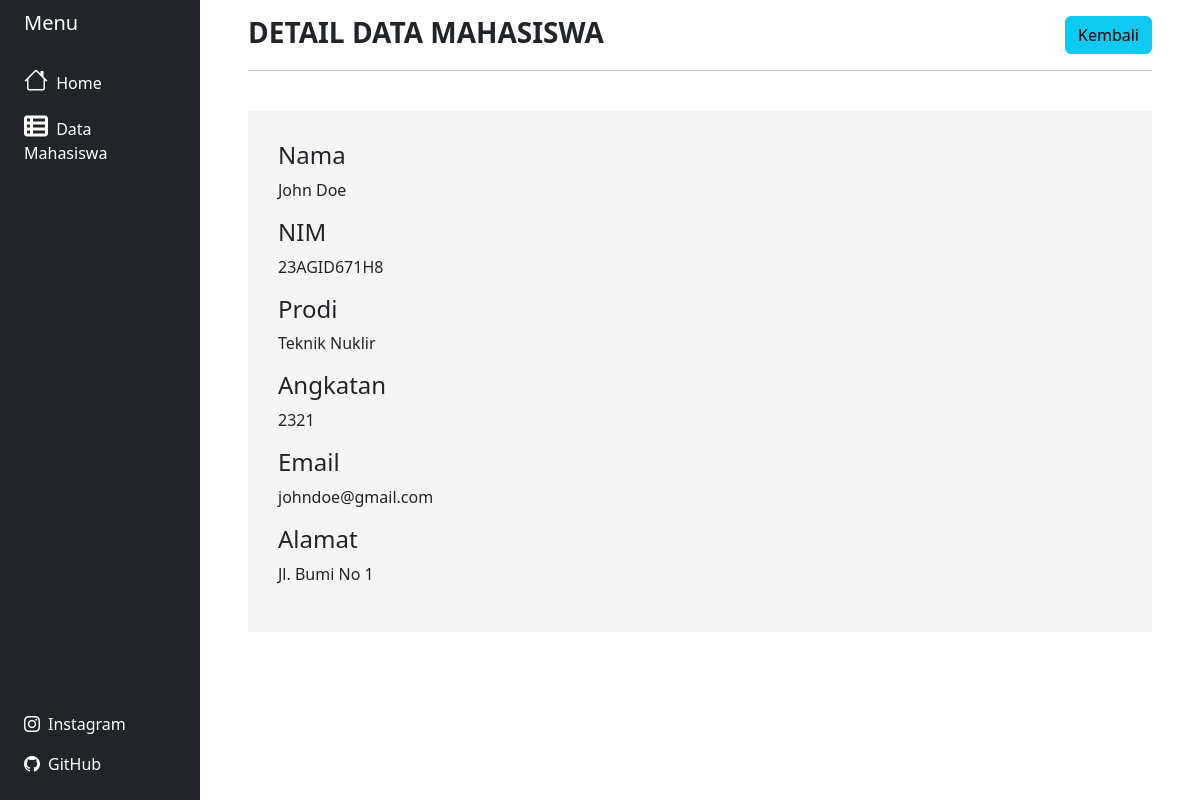
Screenshot of /detail.php?id=2 with the database file from the repository.
### tables this page shows
CREATE TABLE `list_mahasiswa` (
  `id` int(11) NOT NULL,
  `nama` varchar(150) NOT NULL,
  `nim` varchar(140) NOT NULL,
  `prodi` varchar(200) NOT NULL,
  `angkatan` int(10) NOT NULL,
  `email` varchar(150) NOT NULL,
  `alamat` varchar(300) NOT NULL
);

### detail.php (the view, shortened to what this page needs)
<?php
include('./includes/koneksi.php');
?>
<!DOCTYPE html>
<html lang="en">
<head>
    <?php include('./includes/source.php');
    ?>
    <link rel="stylesheet" href="style.css">
</head>
<body>
    <div class="container-fluid">
        <div class="row flex-nowrap">
            <?php include('./includes/sidebar.php');
            ?>
            <div class="col py-3 p-5">
                <h3 class="d-flex justify-content-between fw-bold">DETAIL DATA MAHASISWA <a href="datamahasiswa.php" class="btn btn-info text-right">Kembali</a> </h3>
                <hr> <br>
                <div class="details">
                    <?php
                    $id = $_GET['id'];
                    $query = "SELECT * FROM list_mahasiswa WHERE id = $id";
                    $hasil = mysqli_query($koneksi, $query);
                    foreach ($hasil as $mhs) :
                    ?>
                        <h4>Nama</h4>
                        <p><?= $mhs["nama"] ?></p>
                        <h4>NIM</h4>
                        <p><?= $mhs["nim"] ?></p>
                        <h4>Prodi</h4>
                        <p><?= $mhs["prodi"] ?></p>
                        <h4>Angkatan</h4>
                        <p><?= $mhs["angkatan"] ?></p>
                        <h4>Email</h4>
                        <p><?= $mhs["email"] ?></p>
                        <h4>Alamat</h4>
                        <p><?= $mhs["alamat"] ?></p>
                    <?php
                    endforeach;
                    ?>
                </div>
            </div>
        </div>
    </div>
</body>
</html>

### detail.php (style rules this page uses)
.details { background: #f5f5f5; padding: 30px; }

### rows the page displays
list_mahasiswa: nama "John Doe", nim "23AGID671H8", prodi "Teknik Nuklir", angkatan "2321", email "johndoe@gmail.com", alamat "Jl. Bumi No 1"
